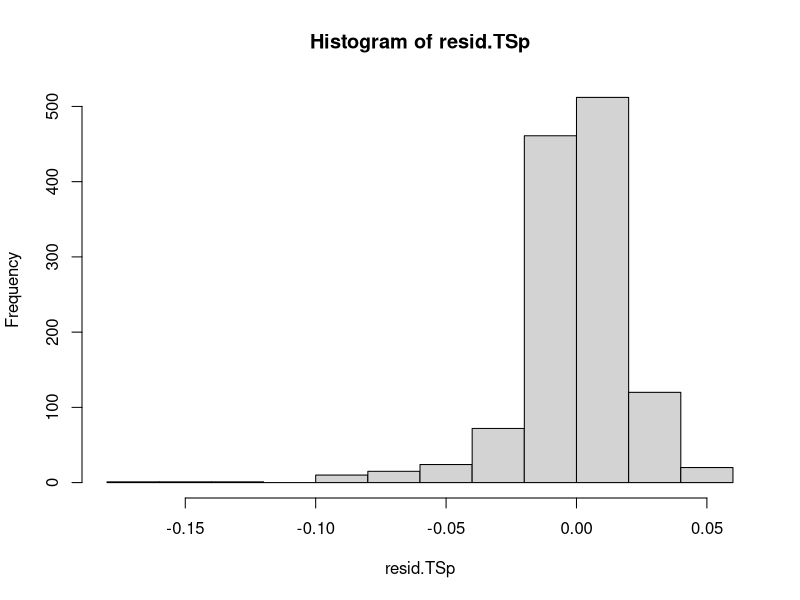
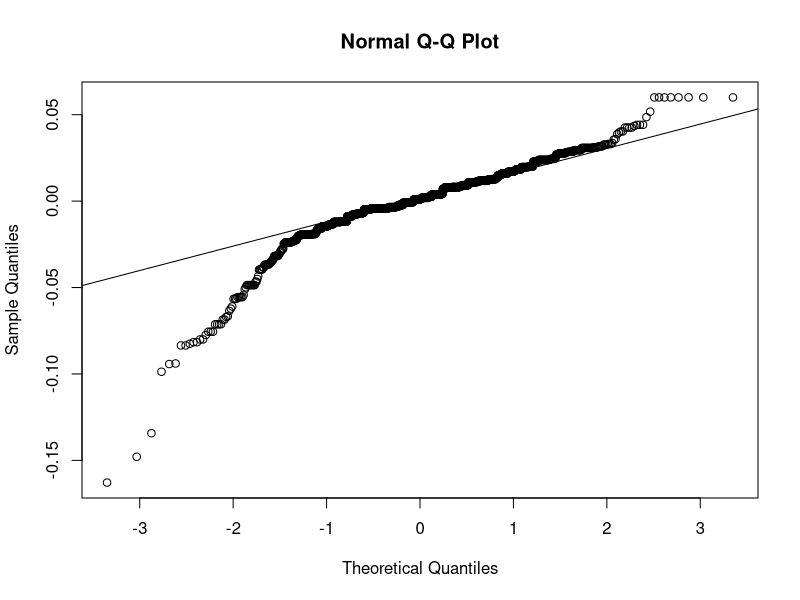
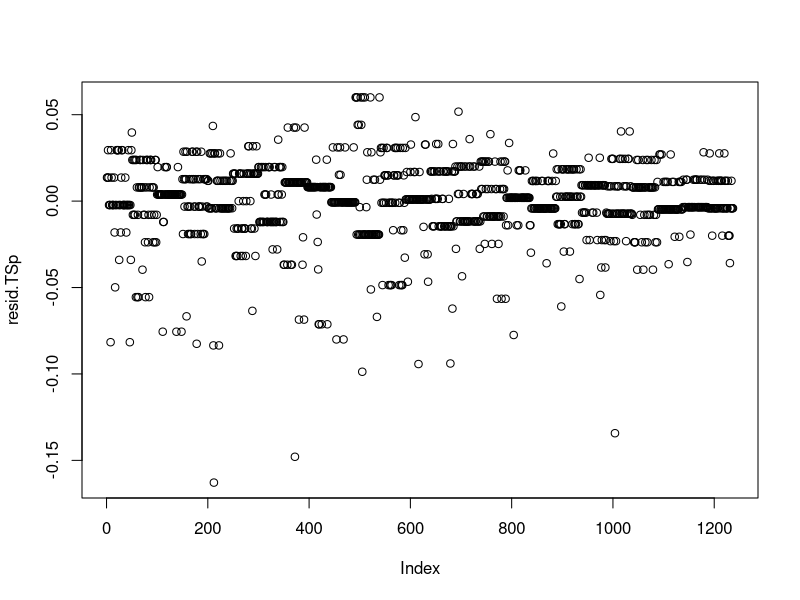
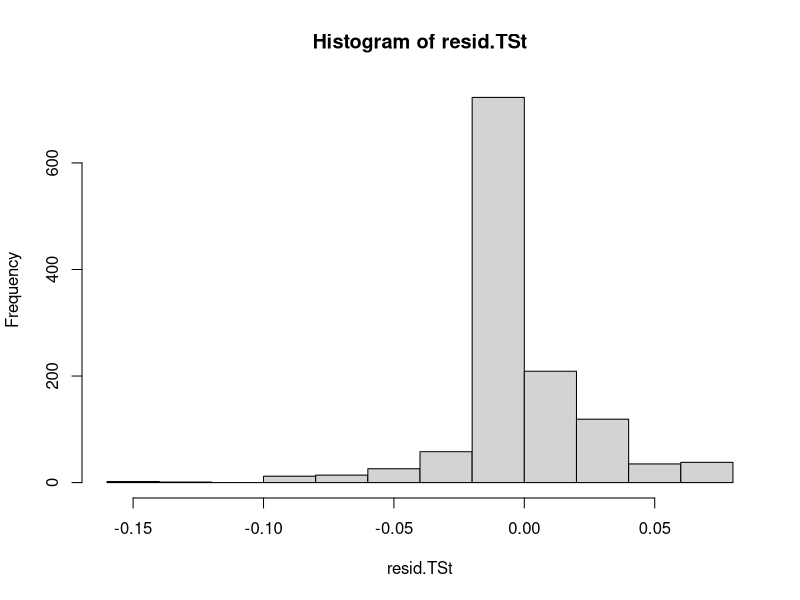
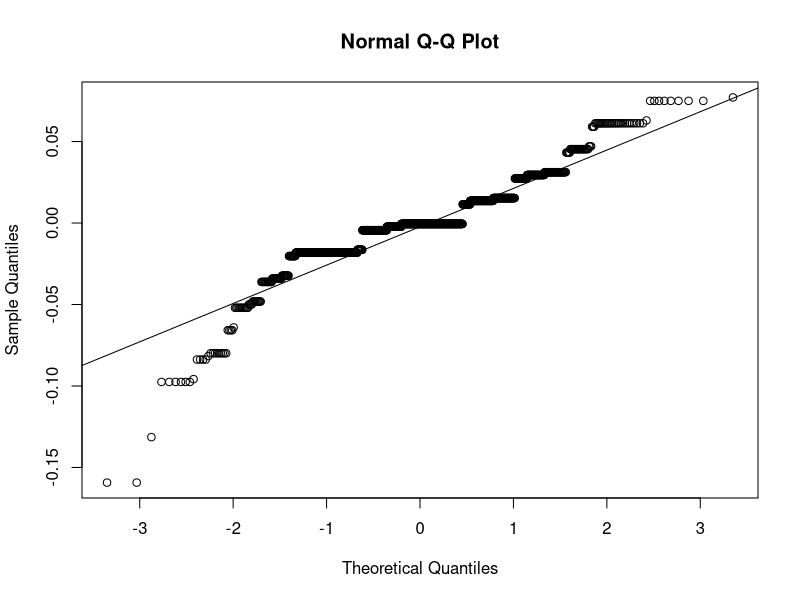
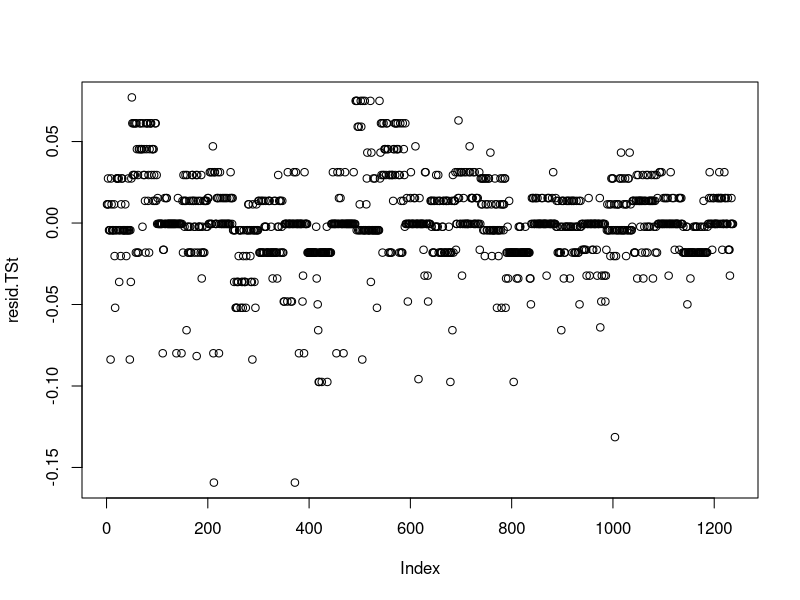
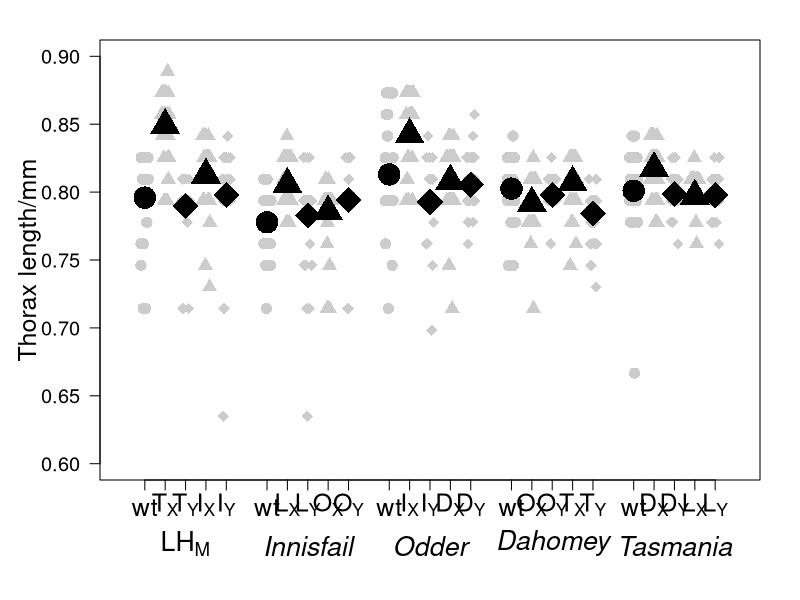
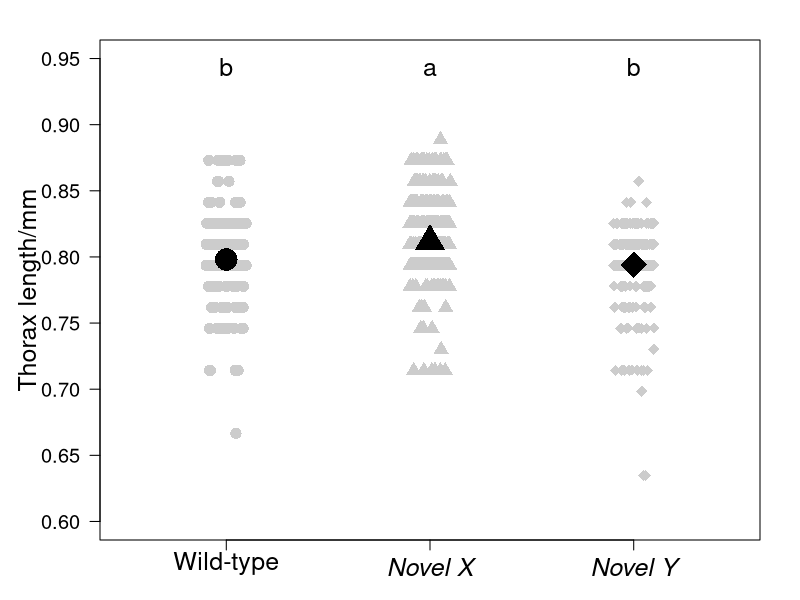

Reproduce these figures in R, in order.
################################################################################################
###################################### MALE THORAX LENGTH ######################################
################################################################################################

#Set up environment
library(car)
library(Hmisc)

#Read in csv file with data
TS.data <- read.table(file = "ThoraxSize.csv", header = T, sep = ",")


##########################################  STATISTIC  #########################################


##############################
######### POPULATION #########
##############################


### LINEAT MODEL ###

#Linear model, testing if population has a significant effect on thorax size
model.TSp <- lm(size_mm ~ population, data = TS.data)
#ANOVA
anova(model.TSp, test = "F")
#Significant, P < 2.2e-16


#Test if there is homogeneity of variances
leveneTest(TS.data$size_mm, TS.data$population)
#Significant, assumption of homogeneity of variances is not met. Can't use ANOVA

#Test the model by looking at the residuls
resid.TSp <- residuals(model.TSp)
hist(resid.TSp)
shapiro.test(resid.TSp)
qqnorm(resid.TSp)
qqline(resid.TSp)
plot(resid.TSp)
#The residuls are more or less normally distrubuted, meaning that the model is valid


#I do a post hoc test to see which populations are significantly different
RESULT.TSp <- aov(model.TSp)
#Get the results
TukeyHSD(RESULT.TSp)
#



#############################
######### TREATMENT #########
#############################


### LINEAT MODEL ###

#Linear model, testing if treatment has a significant effect on thorax size
model.TSt <- lm(size_mm ~ treatment, data = TS.data)
#ANOVA
anova(model.TSt, test = "F")
#Significant, P < 2.2e-16


#Test if there is homogeneity of variances
leveneTest(TS.data$size_mm, TS.data$treatment)
#Significant, assumption of homogeneity of variances is not met. Can't use ANOVA

#Test the model by looking at the residuls
resid.TSt <- residuals(model.TSt)
hist(resid.TSt)
shapiro.test(resid.TSt)
qqnorm(resid.TSt)
qqline(resid.TSt)
plot(resid.TSt)
#The residuls are more or less normally distrubuted, meaning that the model is valid


#Do a Tukey test
RESULT.TSt <- aov(model.TSt)
TukeyHSD(RESULT.TSt)$treatment
#Novel X is significnatly different from the others



#########################################  PLOT DATA  #########################################


### PLOT POPULATION ###

#Add fitted values
TS.data$fittedPop <- fitted(model.TSp)

#Caluclate mean
TSpop.M <- tapply(TS.data$fittedPop, TS.data$population, mean)
#SE
TSpop.SE <- (summary(model.TSp)$coefficients[,2])


#Plot
par(mar = c(6, 5, 2, 2))
plot(NULL, xlim = c(0, 15), xlab = "", xaxt = "n", ylim = c(0.6, 0.9), ylab = "Thorax length/mm", 
     cex.axis = 1.2, cex.lab = 1.5, las = 1)
#Add points
stripchart(TS.data$size_mm ~ TS.data$population, add = T, vertical = T, 
           method = "jitter", pch = c(16, 17, 18, 17, 18), cex = 1.5, col = "gray80", 
           at = c(0.5,1,1.5,2,2.5, 3.5,4,4.5,5,5.5, 6.5,7,7.5,8,8.5, 9.5,10,10.5,11,11.5, 12.5,13,13.5,14,14.5))
#Add errorbars
xTSpop <- c(0.5,1,1.5,2,2.5, 3.5,4,4.5,5,5.5, 6.5,7,7.5,8,8.5, 9.5,10,10.5,11,11.5, 12.5,13,13.5,14,14.5)
errbar(xTSpop, TSpop.M, TSpop.M + TSpop.SE, TSpop.M - TSpop.SE, 
       pch = c(16, 17, 18, 17, 18), cex = c(3, 3, 3.5, 3, 3.5), lwd = 3, add = T)
#AXIS
axis(1, at = c(0.5,1,1.5,2,2.5, 3.5,4,4.5,5,5.5, 6.5,7,7.5,8,8.5, 9.5,10,10.5,11,11.5, 12.5,13,13.5,14,14.5), 
     cex.axis = 1.5,
     labels = c("wt", expression("T"["X"]), expression("T"["Y"]), expression("I"["X"]), expression("I"["Y"]),
                "wt", expression("L"["X"]), expression("L"["Y"]), expression("O"["X"]), expression("O"["Y"]),
                "wt", expression("I"["X"]), expression("I"["Y"]), expression("D"["X"]), expression("D"["Y"]),
                "wt", expression("O"["X"]), expression("O"["Y"]), expression("T"["X"]), expression("T"["Y"]),
                "wt", expression("D"["X"]), expression("D"["Y"]), expression("L"["X"]), expression("L"["Y"]))) 
#And add text on top
mtext(expression("LH"["M"]), side = 1, line = 3, at = 1.5, cex = 1.6)
mtext(expression(italic("Innisfail")), side = 1, line = 3, at = 4.5, cex = 1.6)
mtext(expression(italic("Odder")), side = 1, line = 3, at = 7.5, cex = 1.6)
mtext(expression(italic("Dahomey")), side = 1, line = 3, at = 10.5, cex = 1.6)
mtext(expression(italic("Tasmania")), side = 1, line = 3, at = 13.5, cex = 1.6)



### PLOT TREATMENT ###

#Add fitted values
TS.data$fittedTreat <- fitted(model.TSt)

#Caluclate mean
TStreat.M <- tapply(TS.data$fittedTreat, TS.data$treatment, mean)
#SE
TStreat.SE <- (summary(model.TSt)$coefficients[,2])


#Plot
par(mar = c(3, 5, 2, 2))
plot(NULL, xlim = c(0.5, 3.5), xlab = "", xaxt = "n", ylim = c(0.6, 0.95), ylab = "Thorax length/mm", 
     cex.axis = 1.2, cex.lab = 1.5, las = 1)
#Add points
stripchart(TS.data$size_mm ~ TS.data$treatment, add = T, vertical = T, 
           method = "jitter", pch = c(16, 17, 18), cex = 1.5, col = "gray80")
#Add errorbars
xTStreat <- c(1, 2, 3)
errbar(xTStreat, TStreat.M, TStreat.M + TStreat.SE, TStreat.M - TStreat.SE, 
       pch = c(16, 17, 18), cex = c(3, 3, 3.5), lwd = 3, add = T)
#AXIS
axis(1, at = seq (1, 3, by = 1), cex.axis = 1.5, 
     labels = c("Wild-type", expression(italic("Novel X")), expression(italic("Novel Y"))))
#Mark significant between the treatment with letters
#Novel X is significant different from the other two, but they are not
mtext("b", side = 3, line = -2, at = 1, cex = 1.5)
mtext("a", side = 3, line = -2, at = 2, cex = 1.5)
mtext("b", side = 3, line = -2, at = 3, cex = 1.5)
